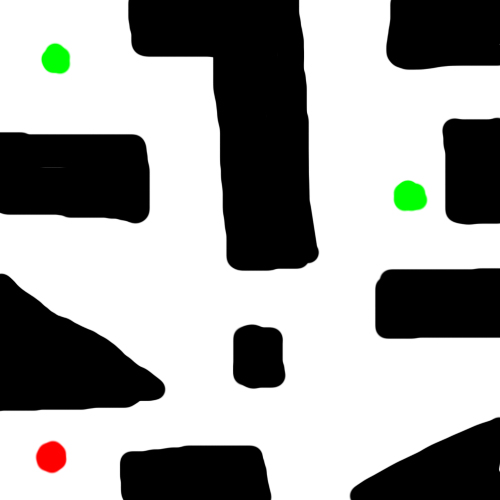
#> input picture Laboratorio1/Laberintos/LaberintoComplejo1.bmp, 500 x 500 px
$ python Reduccion.py   (older library calls are emulated)
#> lines starting #> are read from the running program, lines starting #| are printed output that depends on the picture
from PIL import Image

# Abre la imagen BMP
im = Image.open("Laberintos/LaberintoComplejo1.bmp")
#> im is the input picture: PIL image 500x500 RGB; mean R, G, B 157.7, 158.4, 156.9

FACTOR = 50

# Reduzco la resolución a FACTOR
im = im.resize((FACTOR, FACTOR), Image.ANTIALIAS)
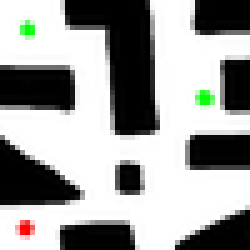
#> im: PIL image 50x50 RGB (shown 5 times larger); mean R, G, B 157.6, 158.4, 156.9

# Creo una nueva imagen con el mismo tamaño pero con un formato RGB
new_im = Image.new("RGB", (FACTOR, FACTOR), "white")
#> new_im: PIL image 50x50 RGB; every value is 255

# Recorro cada pixel de la imagen reducida
for i in range(FACTOR):
    for j in range(FACTOR):
        # Obtengo el color del pixel
        color = im.getpixel((i, j))
        # Verifico el color y lo reemplazo por el color deseado
        if color == (0, 0, 0): # negro
            new_im.putpixel((i, j), (0, 0, 0))
        elif color == (254, 0, 0): # rojo
            new_im.putpixel((i, j), (254, 0, 0))
        elif color == (0, 255, 0): # verde
            new_im.putpixel((i, j), (0, 255, 0))
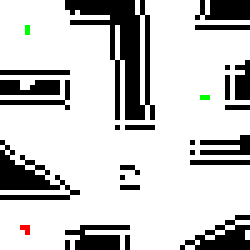
#> new_im: PIL image 50x50 RGB (shown 5 times larger); mean R, G, B 199.9, 200, 199.6

# Guardo la nueva imagen
new_im.save("laberinto_discreto.bmp")

$ run again, with Laboratorio1/Laberintos/LaberintoComplejo2.bmp copied over Laboratorio1/Laberintos/LaberintoComplejo1.bmp
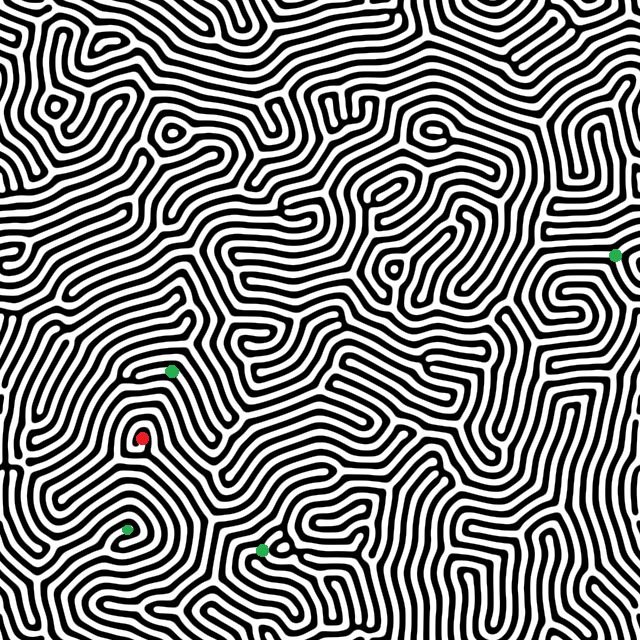
#> input picture Laboratorio1/Laberintos/LaberintoComplejo2.bmp, 640 x 640 px
#> im is the input picture: PIL image 640x640 RGBA; mean R, G, B, A 127.2, 127.3, 127.2, 255
#> `im = im.resize((FACTOR, FACTOR), Image.ANTIALIAS)`:
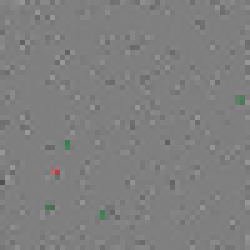
#> im: PIL image 50x50 RGBA (shown 5 times larger); mean R, G, B, A 127.1, 127.2, 127.1, 255
#> new_im: PIL image 50x50 RGB; every value is 255
